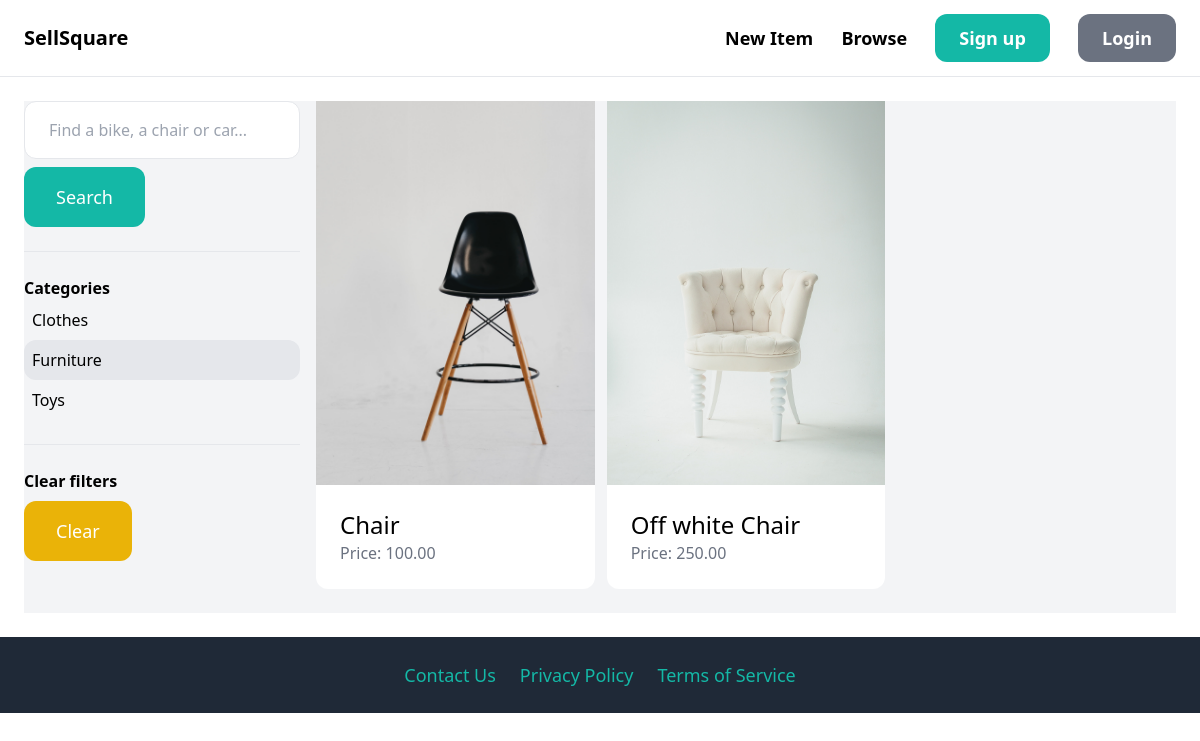
Page /items/?query=&category=2 on the earlier database version.
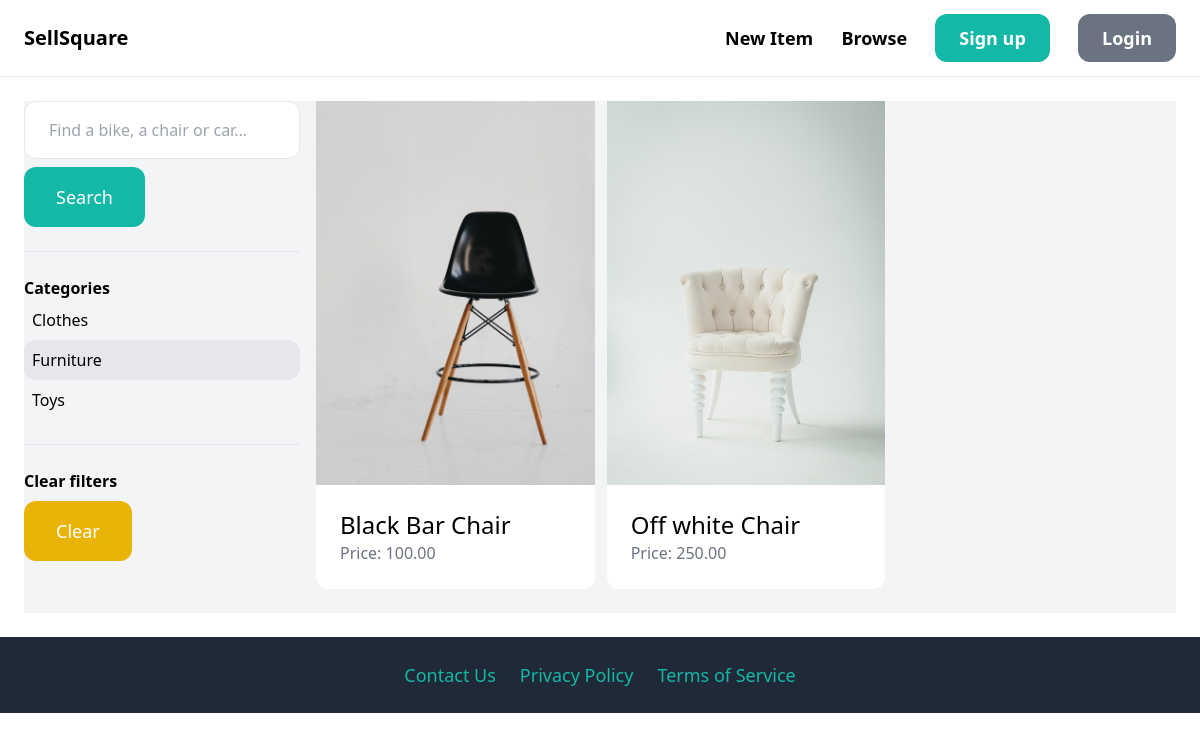
Same page on the later database version.
### item/models.py (models this page shows, shortened)
class Item(models.Model):
    category = models.ForeignKey(Category, related_name='items', on_delete=models.CASCADE)
    name = models.CharField(max_length=255)
    description = models.TextField(blank=True, null=True)
    price = models.DecimalField(max_digits=10, decimal_places=2)
    image = models.ImageField(upload_to='item_images', blank=True, null=True)
    is_sold = models.BooleanField(default=False)
    created_by = models.ForeignKey(User, related_name='items', on_delete=models.CASCADE)
    created_at = models.DateTimeField(auto_now_add=True)

### item/views.py (the view)
# urls.py: path('', views.items, name='items'),
def items(request):
    query = request.GET.get('query', '')
    category_id = request.GET.get('category', 0)
    categories = Category.objects.all()
    items = Item.objects.filter(is_sold=False)
    if category_id:
        items = items.filter(category_id=category_id)
    if query:
        items = items.filter(Q(name__icontains=query) | Q(description__icontains=query))
    return render(request, 'item/items.html', {
        'items': items,
        'query': query,
        'categories': categories,
        'category_id': int(category_id),
        })

### item/templates/item/items.html (shortened to what this page needs)
{% extends 'core/base.html' %}
{% block content %}
    <div class="pb-6 grid grid-cols-4 gap-4 bg-gray-100">
        <div class="col-span-1">
            <form method="get" action="{% url 'item:items' %}">
                <input name="query" class="w-full py-4 px-6 border rounded-xl" type="text" value="{{ query }}" placeholder="Find a bike, a chair or car...">
                <button class="mt-2 py-4 px-8 text-lg bg-teal-500 text-white rounded-xl">Search</button>
            </form>
            <hr class="my-6">
            <p class="font-semibold">Categories</p>
            <ul>
                {% for category in categories %}
                <li class="py-2 px-2 rounded-xl{% if category.id == category_id %} bg-gray-200{% endif %}">
                    <a href="{% url 'item:items' %}?query={{ query }}&category={{ category.id }}">{{ category.name }}</a>
                </li>
                {% endfor %}
            </ul>
            <hr class="my-6">
            <p class="font-semibold">Clear filters</p>
            <ul>
                <li><a href="{% url 'item:items' %}" class="mt-2 py-4 px-8 inline-block bg-yellow-500 text-lg rounded-xl text-white">Clear</a>
                </li>
            </ul>
        </div>
        <div class="col-span-3">
            <div class="grid grid-cols-3 gap-3">
                {% for item in items %}
                    <div>
                        <a href="{% url 'item:detail' item.id %}">
                            <div class="h-96 w-full overflow-hidden">
                                <img src="{{ item.image.url }}" class="w-full h-full object-cover">
                            </div>
                            <div class="p-6 bg-white rounded-b-xl">
                                <h2 class="text-2xl">{{ item.name }}</h2>
                                <p class="text-gray-500">Price: {{ item.price }}</p>
                            </div>
                        </a>
                    </div>
                {% endfor %}
            </div>
        </div>
    </div>
{% endblock %}

Differences in the rows shown:
changed Item: name "Chair" → "Black Bar Chair"
